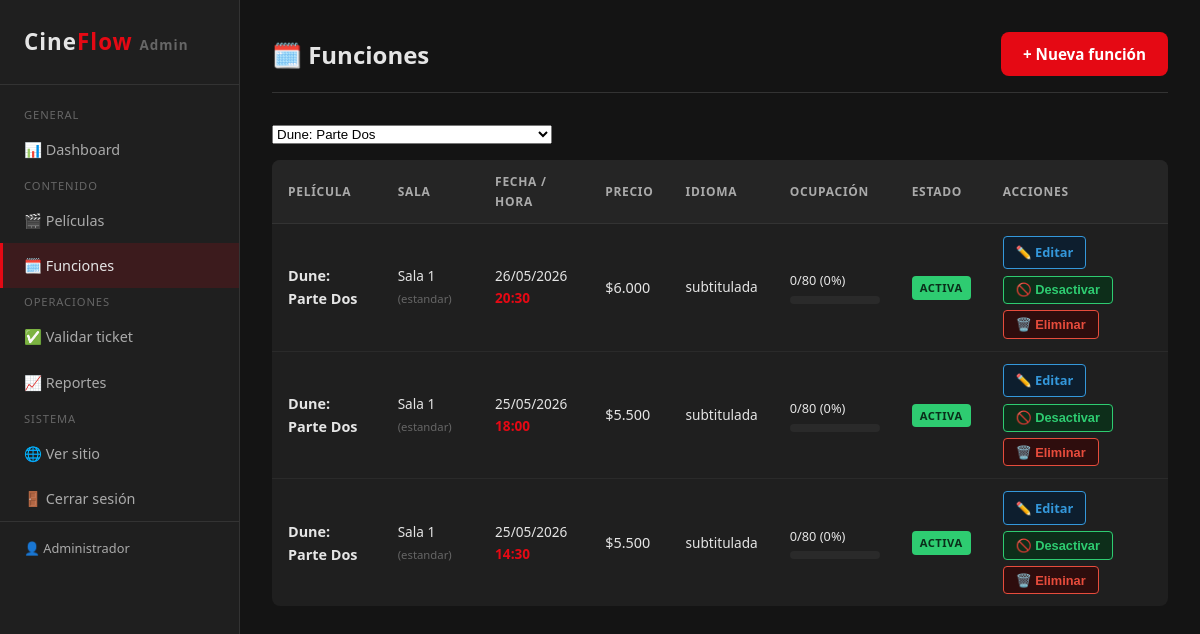
The page /admin/funciones.php?pelicula_id=1 (signed in) on the database its author committed.
### tables this page shows
CREATE TABLE usuarios (
    id            INT UNSIGNED    NOT NULL AUTO_INCREMENT,
    nombre        VARCHAR(100)    NOT NULL,
    email         VARCHAR(150)    NOT NULL,
    password_hash VARCHAR(255)    NOT NULL                  COMMENT 'Hash bcrypt',
    rol           ENUM('admin')   NOT NULL DEFAULT 'admin',
    activo        TINYINT(1)      NOT NULL DEFAULT 1,
    fecha_registro DATETIME       NOT NULL DEFAULT CURRENT_TIMESTAMP,

    PRIMARY KEY (id),
    UNIQUE KEY uq_email (email)
);

CREATE TABLE funciones (
    id             INT UNSIGNED   NOT NULL AUTO_INCREMENT,
    pelicula_id    INT UNSIGNED   NOT NULL,
    sala_id        INT UNSIGNED   NOT NULL,
    fecha_hora     DATETIME       NOT NULL,
    precio         DECIMAL(8,2)   NOT NULL,
    idioma         ENUM('subtitulada','doblada','original') NOT NULL DEFAULT 'subtitulada',
    activa         TINYINT(1)     NOT NULL DEFAULT 1,

    PRIMARY KEY (id),
    UNIQUE KEY uq_sala_horario (sala_id, fecha_hora),
    INDEX idx_pelicula_fecha (pelicula_id, fecha_hora),
    INDEX idx_fecha_hora (fecha_hora),

    CONSTRAINT fk_funcion_pelicula
        FOREIGN KEY (pelicula_id) REFERENCES peliculas(id)
        ON DELETE RESTRICT ON UPDATE CASCADE,
    CONSTRAINT fk_funcion_sala
        FOREIGN KEY (sala_id) REFERENCES salas(id)
        ON DELETE RESTRICT ON UPDATE CASCADE
);

CREATE TABLE peliculas (
    id             INT UNSIGNED   NOT NULL AUTO_INCREMENT,
    titulo         VARCHAR(200)   NOT NULL,
    genero         VARCHAR(80)    NOT NULL,
    sinopsis       TEXT               NULL,
    clasificacion  ENUM('TE','TE+7','MA+14','MA+18') NOT NULL DEFAULT 'TE',
    duracion_min   SMALLINT UNSIGNED  NULL,
    imagen         VARCHAR(300)       NULL                  COMMENT 'Ruta: uploads/peliculas/imagen.jpg',
    activa         TINYINT(1)     NOT NULL DEFAULT 1,
    fecha_estreno  DATE               NULL,

    PRIMARY KEY (id),
    INDEX idx_genero (genero),
    INDEX idx_activa (activa)
);

CREATE TABLE salas (
    id             INT UNSIGNED   NOT NULL AUTO_INCREMENT,
    nombre         VARCHAR(50)    NOT NULL,
    capacidad      SMALLINT UNSIGNED NOT NULL DEFAULT 100,
    tipo           ENUM('estandar','vip','4dx','imax') NOT NULL DEFAULT 'estandar',
    activa         TINYINT(1)     NOT NULL DEFAULT 1,

    PRIMARY KEY (id),
    UNIQUE KEY uq_nombre_sala (nombre)
);

### includes/funciones.php (called while the page is built, shortened)
<?php
function formatearPrecio(float|int|string $precio): string
{
    return '$' . number_format((float)$precio, 0, ',', '.');
}
function esc(?string $texto): string
{
    return htmlspecialchars((string)$texto, ENT_QUOTES | ENT_SUBSTITUTE, 'UTF-8');
}
function obtenerUsuario(int $usuario_id): ?array
{
    $pdo = obtenerConexion();
    try {
        $stmt = $pdo->prepare("
            SELECT id, nombre, email, rol
            FROM   usuarios
            WHERE  id     = :id
              AND  activo = 1
            LIMIT 1
        ");
        $stmt->execute([':id' => $usuario_id]);
        $fila = $stmt->fetch();
        return $fila ?: null;
    } catch (PDOException $e) {
        registrarError('funciones - obtenerUsuario', $e->getMessage());
        return null;
    }
}

### admin/funciones.php (the view, shortened to what this page needs)
<?php
require_once __DIR__ . '/../includes/funciones.php';
$pdo = obtenerConexion();
$filtro_pelicula = (int)($_GET['pelicula_id'] ?? 0);
try {
    $query = "
        SELECT f.*, p.titulo AS pelicula, p.imagen AS poster, s.nombre AS sala, s.tipo AS tipo_sala, s.capacidad,
               COUNT(CASE WHEN r.estado IN ('confirmada','utilizada') THEN 1 END) AS reservas_ok,
               COUNT(CASE WHEN r.estado = 'pendiente' THEN 1 END) AS reservas_pendientes
        FROM   funciones f
        JOIN   peliculas p ON p.id = f.pelicula_id
        JOIN   salas     s ON s.id = f.sala_id
        LEFT   JOIN reservas r ON r.funcion_id = f.id
    ";
    $params = [];
    if ($filtro_pelicula > 0) {
        $query  .= " WHERE f.pelicula_id = :pid";
        $params[':pid'] = $filtro_pelicula;
    }
    $query .= " GROUP BY f.id ORDER BY f.fecha_hora DESC LIMIT 100";
    $stmt = $pdo->prepare($query);
    $stmt->execute($params);
    $funciones_list = $stmt->fetchAll();
    $peliculas_select = $pdo->query("SELECT id, titulo FROM peliculas ORDER BY titulo")->fetchAll();
} catch (PDOException $e) {
    registrarError('admin-funciones', $e->getMessage());
    $funciones_list = $peliculas_select = [];
}
$admin_nav_activo = 'funciones';
require_once __DIR__ . '/includes/header.php';
?>
<div class="admin-topbar">
    <h1>🗓️ Funciones</h1>
    <a href="nueva-funcion.php" class="btn btn-primario">+ Nueva función</a>
</div>
<form method="GET" style="margin-bottom:1rem;display:flex;gap:.75rem;align-items:center;">
    <select name="pelicula_id" onchange="this.form.submit()" style="max-width:280px;">
        <?php foreach ($peliculas_select as $p): ?>
            <option value="<?= $p['id'] ?>" <?= $filtro_pelicula==$p['id']?'selected':''?>><?= esc($p['titulo']) ?></option>
        <?php endforeach; ?>
    </select>
</form>
<?php if (empty($funciones_list)): ?>
    <p style="color:var(--texto-suave);">No hay funciones.</p>
<?php else: ?>
<div style="overflow-x:auto;">
<table class="admin-tabla">
    <thead>
        <tr>
            <th>Película</th>
            <th>Sala</th>
            <th>Fecha / Hora</th>
            <th>Precio</th>
            <th>Idioma</th>
            <th>Ocupación</th>
            <th>Estado</th>
            <th>Acciones</th>
        </tr>
    </thead>
    <tbody>
    <?php foreach ($funciones_list as $f): ?>
        <?php
        $pct = $f['capacidad'] > 0 ? round(($f['reservas_ok'] + $f['reservas_pendientes']) / $f['capacidad'] * 100) : 0;
        $pasada = strtotime($f['fecha_hora']) < time();
        ?>
        <tr style="<?= !$f['activa'] ? 'opacity:.5;' : '' ?><?= $pasada ? 'background:rgba(0,0,0,.2);' : '' ?>">
            <td style="font-weight:600;font-size:.9rem;"><?= esc($f['pelicula']) ?></td>
            <td style="font-size:.85rem;"><?= esc($f['sala']) ?> <small style="color:var(--texto-muy-suave);">(<?= esc($f['tipo_sala']) ?>)</small></td>
            <td style="white-space:nowrap;font-size:.85rem;">
                <?= date('d/m/Y', strtotime($f['fecha_hora'])) ?><br>
                <span style="color:var(--primario);font-weight:600;"><?= date('H:i', strtotime($f['fecha_hora'])) ?></span>
            </td>
            <td><?= formatearPrecio($f['precio']) ?></td>
            <td style="font-size:.85rem;"><?= esc($f['idioma']) ?></td>
            <td>
                <div style="font-size:.8rem;min-width:90px;">
                    <?= $f['reservas_ok'] ?>/<?= $f['capacidad'] ?> (<?= $pct ?>%)
                </div>
                <div class="reporte-barra-wrap"><div class="reporte-barra" style="width:<?= $pct ?>%"></div></div>
            </td>
            <td><span class="badge <?= $f['activa'] ? 'badge-verde' : 'badge-gris' ?>"><?= $f['activa'] ? 'Activa' : 'Inactiva' ?></span></td>
            <td>
                <div style="display:flex;gap:.4rem;flex-wrap:wrap;">
                    <a href="editar-funcion.php?id=<?= $f['id'] ?>" class="btn-accion btn-editar">✏️ Editar</a>
                    <form method="POST" style="display:inline;">
                        <button class="btn-accion btn-activar"><?= $f['activa'] ? '🚫 Desactivar' : '✅ Activar' ?></button>
                    </form>
                    <form method="POST" style="display:inline;" onsubmit="return confirm('¿Eliminar esta función?')">
                        <button class="btn-accion btn-eliminar">🗑️ Eliminar</button>
                    </form>
                </div>
            </td>
        </tr>
    <?php endforeach; ?>
    </tbody>
</table>
</div>
<?php endif; ?>
<?php require_once __DIR__ . '/includes/footer.php'; ?>

### admin/includes/header.php (shortened to what this page needs)
<?php
$admin_nav_activo ??= '';
$admin = obtenerUsuario((int)$_SESSION['usuario_id']);
?>
<!DOCTYPE html>
<html lang="es">
<head>
    <link rel="stylesheet" href="../assets/css/estilo.css">
    <link rel="stylesheet" href="../assets/css/admin.css">
</head>
<body>
<div class="admin-layout">
<aside class="admin-sidebar">
    <a href="index.php" class="logo">Cine<span>Flow</span> <small style="font-size:.6em;color:var(--texto-muy-suave);">Admin</small></a>
    <nav class="admin-nav">
        <span class="nav-seccion">General</span>
        <a href="index.php"         class="<?= $admin_nav_activo === 'dashboard'  ? 'activo' : '' ?>">📊 Dashboard</a>
        <span class="nav-seccion">Contenido</span>
        <a href="peliculas.php"     class="<?= $admin_nav_activo === 'peliculas'  ? 'activo' : '' ?>">🎬 Películas</a>
        <a href="funciones.php"     class="<?= $admin_nav_activo === 'funciones'  ? 'activo' : '' ?>">🗓️ Funciones</a>
        <span class="nav-seccion">Operaciones</span>
        <a href="validar-ticket.php" class="<?= $admin_nav_activo === 'validar'   ? 'activo' : '' ?>">✅ Validar ticket</a>
        <a href="reportes.php"      class="<?= $admin_nav_activo === 'reportes'   ? 'activo' : '' ?>">📈 Reportes</a>
        <span class="nav-seccion">Sistema</span>
        <a href="../index.php" target="_blank">🌐 Ver sitio</a>
        <a href="logout.php">🚪 Cerrar sesión</a>
    </nav>
    <?php if ($admin): ?>
    <div style="padding:1rem 1.5rem;border-top:1px solid var(--borde);margin-top:auto;font-size:.8rem;color:var(--texto-suave);">
        👤 <?= esc($admin['nombre']) ?>
    </div>
    <?php endif; ?>
</aside>
<main class="admin-content">

### assets/css/estilo.css (style rules this page uses)
:root { --primario: #e50914; --primario-oscuro: #c0070f; --primario-suave: rgba(229, 9, 20, .15); --oscuro: #141414; --superficie: #1f1f1f; --superficie-alt: #252525; --overlay: rgba(0, 0, 0, .75); --borde: #333; --borde-suave: #2a2a2a; --texto: #e5e5e5; --texto-suave: #aaa; --texto-muy-suave: #666; --verde: #2ecc71; --verde-oscuro: #0d2e1a; --azul: #3498db; --azul-oscuro: #0d1e2e; --amarillo: #f39c12; --amarillo-oscuro: #1a1200; --rojo: #e74c3c; --rojo-oscuro: #2e0d0d; --libre: #2a5c3f; --libre-borde: #2ecc71; --ocupado: #3a1a1a; --ocupado-borde: #c0392b; --seleccionado: #1a3a5c; --seleccionado-borde:#3498db; --preferencial: #3a2e0a; --preferencial-borde:#f39c12; --fuente: 'Segoe UI', Arial, sans-serif; --fuente-mono: 'Courier New', Courier, monospace; --ancho-max: 1200px; --radio: 8px; --radio-lg: 12px; --sombra: 0 4px 16px rgba(0, 0, 0, .4); --sombra-lg: 0 8px 32px rgba(0, 0, 0, .6); --transicion: .2s ease; }
*, *::before, *::after { box-sizing: border-box; margin: 0; padding: 0; }
html { scroll-behavior: smooth; }
body { background-color: var(--oscuro); color: var(--texto); font-family: var(--fuente); font-size: 16px; line-height: 1.6; min-height: 100vh; display: flex; flex-direction: column; }
main { flex: 1; }
a { color: var(--primario); text-decoration: none; transition: color var(--transicion); }
h1, h2, h3, h4, h5, h6 { line-height: 1.3; font-weight: 700; }
.logo { font-size: 1.6rem; font-weight: 700; color: var(--primario); letter-spacing: 1px; text-decoration: none; flex-shrink: 0; }
.logo span { color: var(--texto); }
.badge { display: inline-block; font-size: .7rem; font-weight: 700; padding: 3px 8px; border-radius: 4px; text-transform: uppercase; letter-spacing: .5px; vertical-align: middle; }
.badge-verde { background: var(--verde); color: #0a2e1a; }
.btn { display: inline-flex; align-items: center; justify-content: center; gap: 8px; padding: 10px 22px; border-radius: var(--radio); font-size: .95rem; font-weight: 600; cursor: pointer; border: none; text-decoration: none; transition: background var(--transicion), color var(--transicion), opacity var(--transicion), transform var(--transicion); white-space: nowrap; }
.btn-primario { background: var(--primario); color: #fff; }

### rows shown on the page
usuarios: nombre "Administrador"
funciones: pelicula.titulo "Dune: Parte Dos", sala.nombre "Sala 1", sala.tipo "estandar", fecha_hora "26/05/2026", fecha_hora "20:30", precio "$6.000", idioma "subtitulada", reservas_ok "0", sala.capacidad "80", pct "0", activa "ACTIVA"
funciones: pelicula.titulo "Dune: Parte Dos", sala.nombre "Sala 1", sala.tipo "estandar", fecha_hora "25/05/2026", fecha_hora "18:00", precio "$5.500", idioma "subtitulada", reservas_ok "0", sala.capacidad "80", pct "0", activa "ACTIVA"
funciones: pelicula.titulo "Dune: Parte Dos", sala.nombre "Sala 1", sala.tipo "estandar", fecha_hora "25/05/2026", fecha_hora "14:30", precio "$5.500", idioma "subtitulada", reservas_ok "0", sala.capacidad "80", pct "0", activa "ACTIVA"

### other values the page prints
form field pelicula_id "Dune: Parte Dos"
